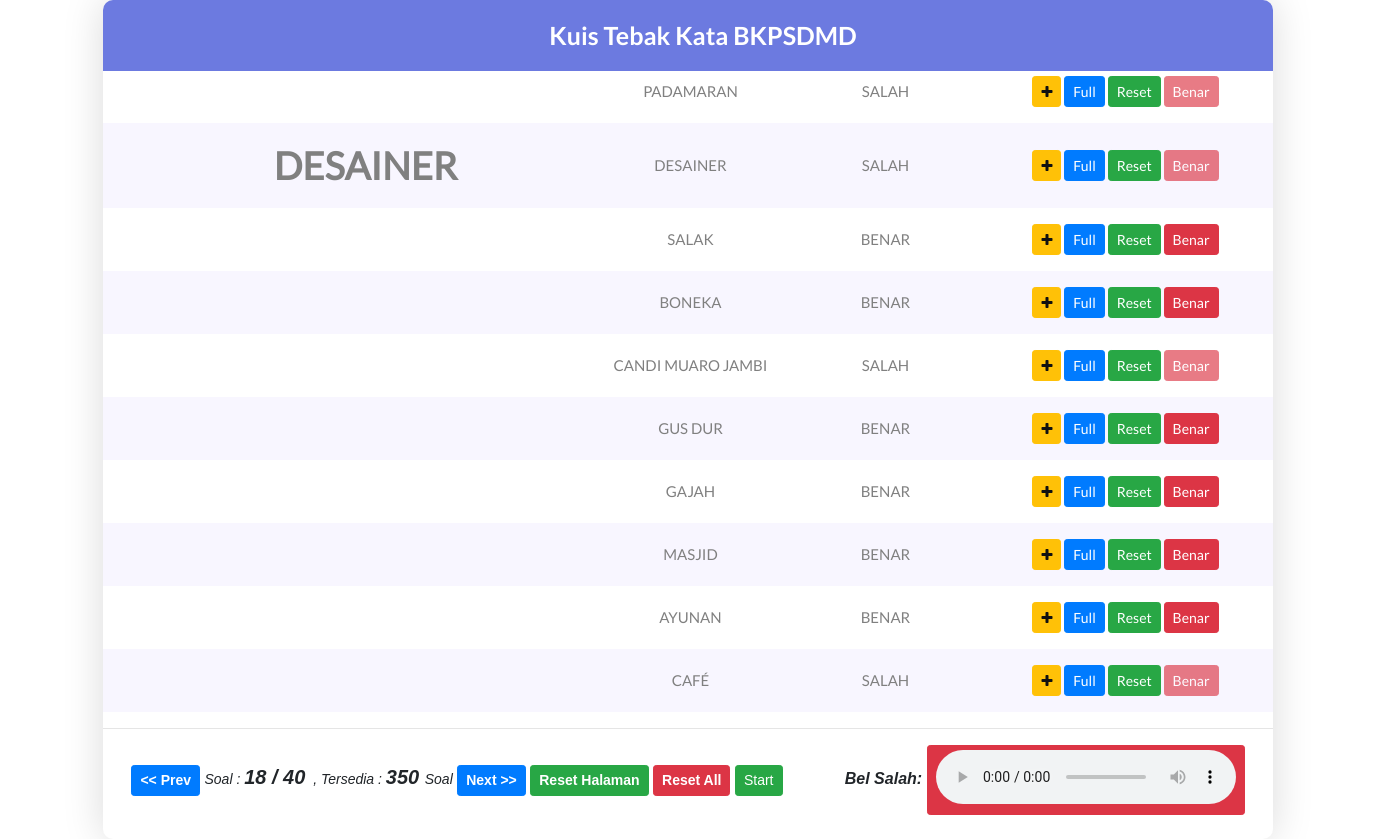
The page /admin_new.php on the database its author committed.
### tables this page shows
CREATE TABLE `ktberkait` (
  `id` int(11) NOT NULL,
  `baris` int(2) NOT NULL,
  `kelsoal` int(3) NOT NULL,
  `kata` varchar(30) NOT NULL,
  `potongan` int(2) NOT NULL,
  `status` int(2) NOT NULL,
  `block` enum('yes','no') NOT NULL,
  `hasil` enum('BENAR','SALAH') NOT NULL
);

CREATE TABLE `trukelsoal` (
  `id` int(11) NOT NULL,
  `kelsoal` int(3) NOT NULL,
  `statpakai` int(2) NOT NULL,
  `block` enum('yes','no') NOT NULL DEFAULT 'yes'
);

### admin_new.php (the view, shortened to what this page needs)
<!DOCTYPE html>
<html lang="en">
<head>
	<link rel="stylesheet" href="https://cdn.jsdelivr.net/npm/bootstrap@4.6.1/dist/css/bootstrap.min.css">
	<link rel="stylesheet" type="text/css" href="vendor/bootstrap/css/bootstrap.min.css">
	<link rel="stylesheet" type="text/css" href="fonts/font-awesome-4.7.0/css/font-awesome.min.css">
	<link rel="stylesheet" type="text/css" href="vendor/animate/animate.css">
	<link rel="stylesheet" type="text/css" href="vendor/select2/select2.min.css">
	<link rel="stylesheet" type="text/css" href="vendor/perfect-scrollbar/perfect-scrollbar.css">
	<link rel="stylesheet" type="text/css" href="css/util.css">
	<link rel="stylesheet" type="text/css" href="css/main.css">
</head>
<body>
	<?php include "session1.php"; ?>
	<div class="limiter">
		<div class="container-table100">
			<div class="wrap-table100">
				<div class="table100 ver1 ">
					<div class="table100-head">
						<table>
							<thead>
								<tr class="row100 head">
									<th class="cell100 column1" colspan="3" style="text-align: center; font-size: 25px;">Kuis Tebak Kata BKPSDMD</th>
								</tr>
							</thead>
						</table>
					</div>
					<div class="table100-body js-pscroll" style="text-align: center;">
						<?php
						$dt = mysqli_query($conn, "SELECT * FROM ktberkait WHERE block='no'");
						?>
						<table>
							<tbody>
								<?php foreach ($dt as $row) : ?>
									<tr class="row100 body">
										<td id="soal<?= $row['baris'] ?>" class="cell100 column1" style="font-size: 38px;"><b>
												<?= $row['status'] == 0 ? substr($row['kata'], 0, $row['potongan']) : $row['kata'] ?>
											</b></td>
										<td class="cell100 column2"><?php echo $row['kata']; ?></td>
										<td id="hasil<?= $row['baris'] ?>" class="cell100 column2"><?php echo $row['hasil']; ?></td>
										<td class="cell100 column4">
											<button data-baris="<?= $row['baris'] ?>" type="button" class="btn btn-warning btn-sm potong">
												<i class="fa fa-plus" aria-hidden="true"></i>
											</button>
											<button id="full<?= $row['baris'] ?>" type="button" class="btn btn-primary btn-sm full" data-baris="<?= $row['baris'] ?>">Full</button>
											<button type="button" class="btn btn-success btn-sm reset" data-baris="<?= $row['baris'] ?>">Reset</button>
											<?php if ($row['hasil'] == 'SALAH') : ?>
												<button id="benar<?= $row['baris'] ?>" type="button" class="btn btn-danger btn-sm benar" data-baris="<?= $row['baris'] ?>" disabled>Benar</button>
											<?php else : ?>
												<button id="benar<?= $row['baris'] ?>" type="button" class="btn btn-danger btn-sm benar" data-baris="<?= $row['baris'] ?>">Benar</button>
											<?php endif; ?>
										</td>
									</tr>
								<?php endforeach; ?>
							</tbody>
						</table>
						<hr>
						<a href="prevq.php" class=""><button type="button" class="btn btn-primary btn-sm"><b>
									<< Prev</b></button></a>
						<i style="font-size: 14px">Soal : <b style="font-size: 20px">
								<?php
								$dtkelsoal = mysqli_query($conn, "SELECT * FROM trukelsoal where block='no'");
								$tampil = mysqli_fetch_array($dtkelsoal);
								?>
								<?php echo $tampil['kelsoal']; ?> / <?php
																	$dtkelsoal = mysqli_query($conn, "SELECT * FROM trukelsoal");
																	$jlkelsoal = mysqli_num_rows($dtkelsoal);
																	?>
								<?php echo $jlkelsoal; ?></b>&nbsp;&nbsp;, Tersedia : <b style="font-size: 20px">
								<?php
								$dtkelsoal = mysqli_query($conn, "SELECT * FROM ktberkait where kelsoal");
								$jlkelsoal = mysqli_num_rows($dtkelsoal);
								?>
								<?php echo $jlkelsoal; ?> </b>Soal</i>
						<a href="nextq.php" class=""><button type="button" class="btn btn-primary btn-sm"><b>Next >></b></button></a>
						<a href="resethal.php" class=""><button type="button" class="btn btn-success btn-sm"><b>Reset Halaman</b></button></a>
						<a href="resetall.php" class=""><button type="button" class="btn btn-danger btn-sm"><b>Reset All</b></button></a>
						<button id="startBtn" class="btn btn-success btn-sm startBtn">Start</button>
						<b><i>Bel Salah:</i></b>
						<button type="button" class="btn btn-danger btn-sm">
							<audio controls>
								<source src="images/salah.mp3" type="audio/mpeg">
							</audio>
						</button>
						<br><br>
					</div>
</html>
</body>
</html>

### css/main.css (style rules this page uses)
* { margin: 0px; padding: 0px; box-sizing: border-box; }
body, html { background-image: url("../images/bg1.jpg"); background-size: 100%; height: 100%; font-family: sans-serif; }
a { margin: 0px; transition: all 0.4s; -webkit-transition: all 0.4s; -o-transition: all 0.4s; -moz-transition: all 0.4s; }
button { outline: none !important; border: none; background: transparent; }
.js-pscroll { position: relative; overflow: hidden; }
.limiter { width: 1366px; margin: 0 auto; }
.container-table100 { width: 100%; min-height: 100vh; background-size: 100%; display: -webkit-box; display: -webkit-flex; display: -moz-box; display: -ms-flexbox; display: flex; align-items: center; justify-content: center; flex-wrap: wrap; }
.wrap-table100 { width: 1170px; }
.table100 { background-color: #fff; }
table { width: 100%; }
th, td { font-weight: unset; padding-right: 10px; }
.column1 { width: 33%; padding-left: 40px; }
.column2 { width: 13%; }
.column4 { width: 19%; }
.table100-head th { padding-top: 18px; padding-bottom: 18px; }
.table100-body td { padding-top: 16px; padding-bottom: 16px; }
.table100 { position: relative; padding-top: 60px; }
.table100-head { position: absolute; width: 100%; top: 0; left: 0; }
.table100-body { max-height: 800px; overflow: auto; }
.table100.ver1 th { font-family: Lato-Bold; font-size: 18px; color: #fff; line-height: 1.4; background-color: #6c7ae0; }
.table100.ver1 td { font-family: Lato-Regular; font-size: 15px; color: #808080; line-height: 1.4; }
.table100.ver1 .table100-body tr:nth-child(even) { background-color: #f8f6ff; }
.table100.ver1 { border-radius: 10px; overflow: hidden; box-shadow: 0 0px 40px 0px rgba(0, 0, 0, 0.15); -moz-box-shadow: 0 0px 40px 0px rgba(0, 0, 0, 0.15); -webkit-box-shadow: 0 0px 40px 0px rgba(0, 0, 0, 0.15); -o-box-shadow: 0 0px 40px 0px rgba(0, 0, 0, 0.15); -ms-box-shadow: 0 0px 40px 0px rgba(0, 0, 0, 0.15); }

### rows shown on the page
ktberkait: kata "PADAMARAN", hasil "SALAH"
ktberkait: kata "DESAINER", hasil "SALAH"
ktberkait: kata "SALAK", hasil "BENAR"
ktberkait: kata "BONEKA", hasil "BENAR"
ktberkait: kata "CANDI MUARO JAMBI", hasil "SALAH"
ktberkait: kata "GUS DUR", hasil "BENAR"
ktberkait: kata "GAJAH", hasil "BENAR"
ktberkait: kata "MASJID", hasil "BENAR"
ktberkait: kata "AYUNAN", hasil "BENAR"
ktberkait: kata "CAFÉ", hasil "SALAH"
trukelsoal: kelsoal "18"

### other values the page prints
$jlkelsoal "40"
$jlkelsoal "350"
